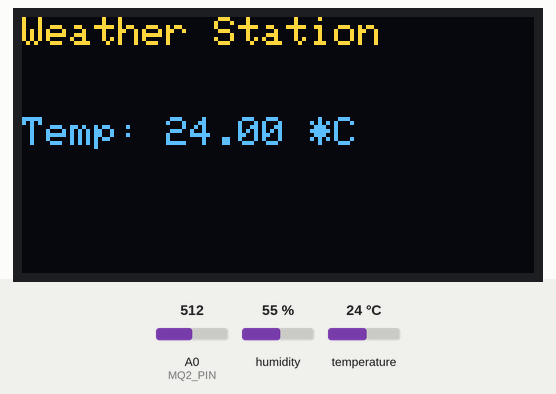
This sketch was run on a simulated Arduino Uno, built with avr-gcc and run on an emulated ATmega328P. Parts: 128×64 one-colour display. The inputs (shaded band) are chosen by the test bench; at power-on: humidity 55 %, A0 (MQ2_PIN) = 512, temperature 24 °C. The OLED is the two-colour kind (top 16 rows yellow); what the sketch prints to the serial monitor is not drawn.

Above: at 3.2 s.
3.3 s: humidity set to 22 %
At 12.8 s:
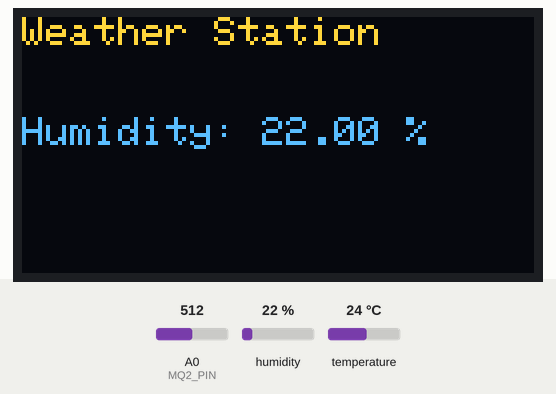
15.7 s: A0 (MQ2_PIN) set to 716
At 23.4 s:
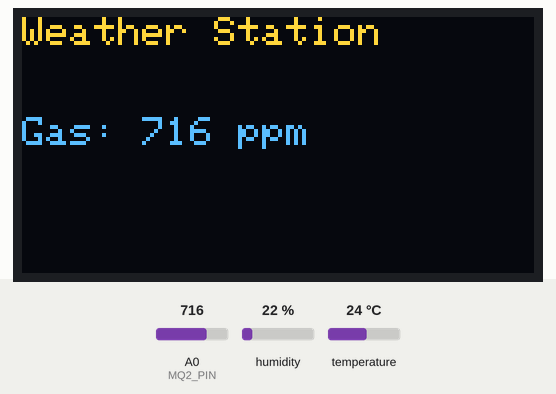
27.9 s: temperature set to 12 °C
At 35.1 s:
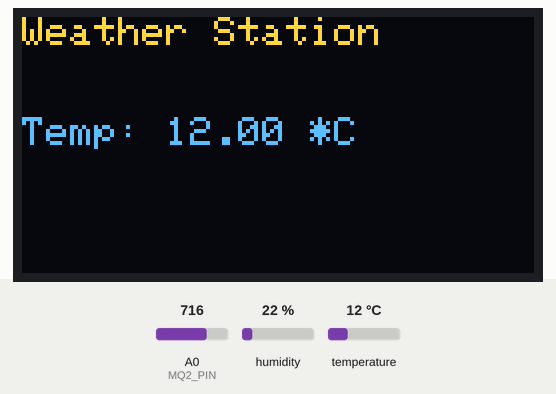
38.0 s: A0 (MQ2_PIN) set to 900
At 47.0 s:
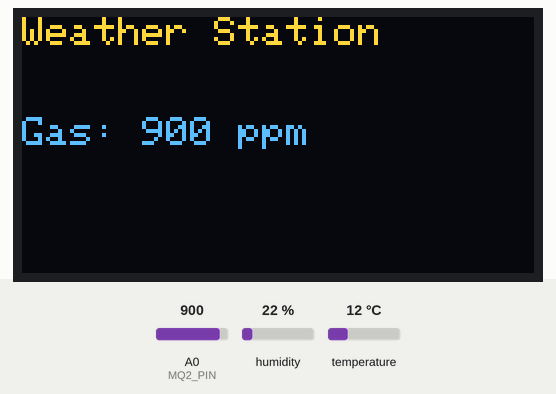
51.9 s: humidity set to 40 %
At 61.4 s:
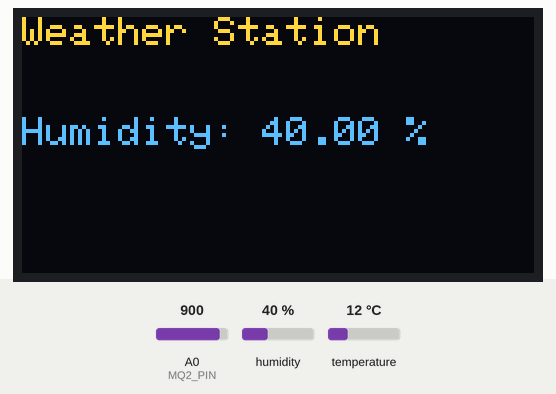
64.4 s: A0 (MQ2_PIN) set to 1023
At 71.9 s:
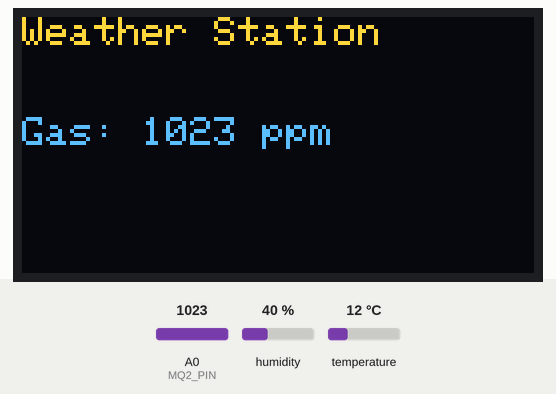
Timing chart, 0 to 73.4 s (numbered marks = the images above; inputs shaded):
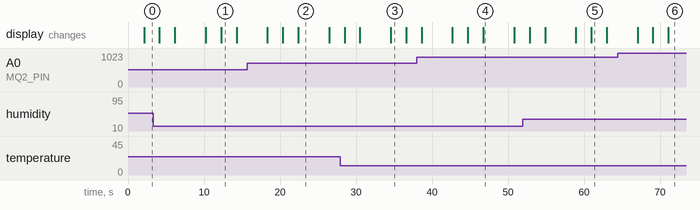

The sketch:

Weather_Station.ino
```cpp
#include <Adafruit_GFX.h>
#include <Adafruit_SSD1306.h>
#include <DHT.h>

// OLED display TWI address
#define OLED_ADDR   0x3C
#define SCREEN_WIDTH 128
#define SCREEN_HEIGHT 64
Adafruit_SSD1306 display(SCREEN_WIDTH, SCREEN_HEIGHT, &Wire, -1);

// DHT11 Sensor settings
#define DHTPIN 2
#define DHTTYPE DHT11
DHT dht(DHTPIN, DHTTYPE);

// MQ-2 Gas Sensor
#define MQ2_PIN A0

void setup() {
  // Initialize serial communication
  Serial.begin(9600);

  // Initialize display
  if(!display.begin(SSD1306_SWITCHCAPVCC, OLED_ADDR)) {
    Serial.println(F("SSD1306 allocation failed"));
    for(;;);
  }
  display.clearDisplay();
  display.setTextSize(1);
  display.setTextColor(SSD1306_WHITE);
  display.setCursor(0, 0);
  display.println("Weather Station");
  display.display();
  delay(2000);

  // Initialize DHT sensor
  dht.begin();
  Serial.println(F("DHTxx test!"));
}

void loop() {
  // Read humidity and temperature values from DHT sensor
  float humidity = dht.readHumidity();
  float temperature = dht.readTemperature();

  // Read gas sensor value
  int gasValue = analogRead(MQ2_PIN);

  // Check if any reads failed and exit early (to try again).
  if (isnan(humidity) || isnan(temperature)) {
    Serial.println(F("Failed to read from DHT sensor!"));
    return;
  }

  // Display Temperature on OLED
  display.clearDisplay();
  display.setTextSize(1);
  display.setCursor(0, 0);
  display.println("Weather Station");
  display.setCursor(0, 25); // Move the text further down
  display.print("Temp: ");
  display.print(temperature);
  display.println(" *C");
  display.display();
  delay(2000);

  // Display Humidity on OLED
  display.clearDisplay();
  display.setTextSize(1);
  display.setCursor(0, 0);
  display.println("Weather Station");
  display.setCursor(0, 25); // Move the text further down
  display.print("Humidity: ");
  display.print(humidity);
  display.println(" %");
  display.display();
  delay(2000);

  // Display Gas Value on OLED
  display.clearDisplay();
  display.setTextSize(1);
  display.setCursor(0, 0);
  display.println("Weather Station");
  display.setCursor(0, 25); // Move the text further down
  display.print("Gas: ");
  display.print(gasValue);
  display.println(" ppm");
  display.display();
  delay(2000);

  // Print values to Serial Monitor
  Serial.print("Temperature: ");
  Serial.print(temperature);
  Serial.print(" *C, ");
  Serial.print("Humidity: ");
  Serial.print(humidity);
  Serial.print(" %, ");
  Serial.print("Gas: ");
  Serial.print(gasValue);
  Serial.println(" ppm");

  // Wait a few seconds between measurements.
  delay(2000);
}
```

Measured:
- what the display in image 1 shows lasts 2.0 s, from 12.3 s to 14.3 s
- what the display in image 2 shows lasts 4.1 s, from 22.4 s to 26.5 s
